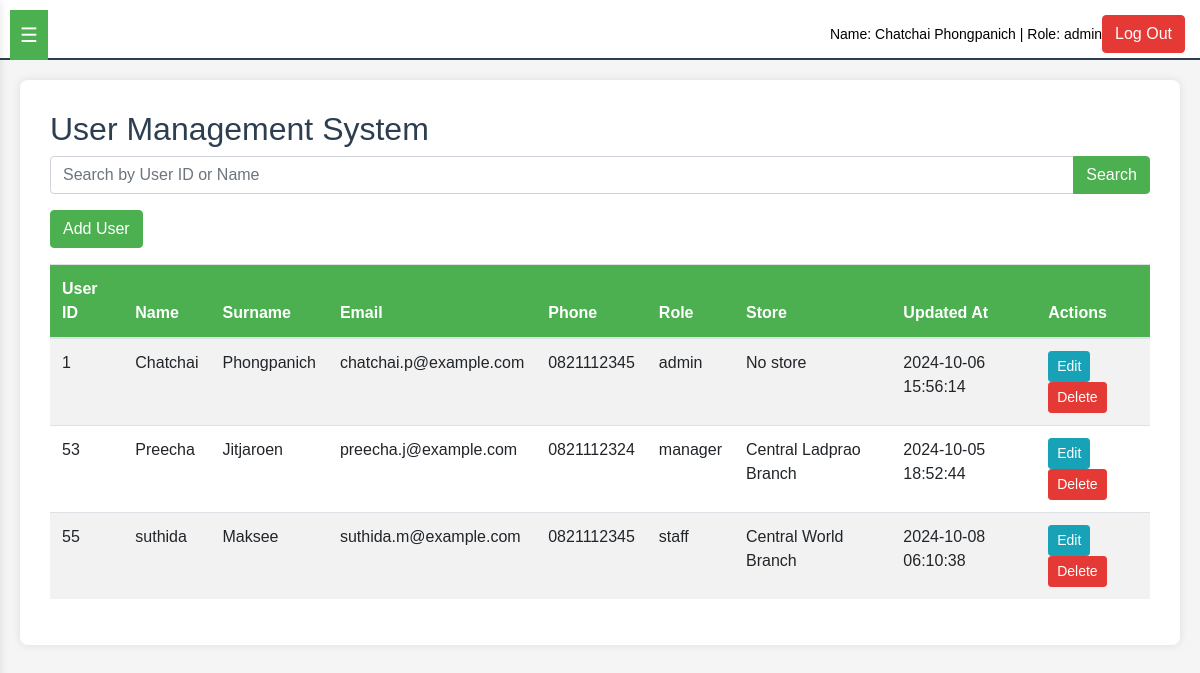
The app's page /page/admin/manage_user.php (signed in), older data.
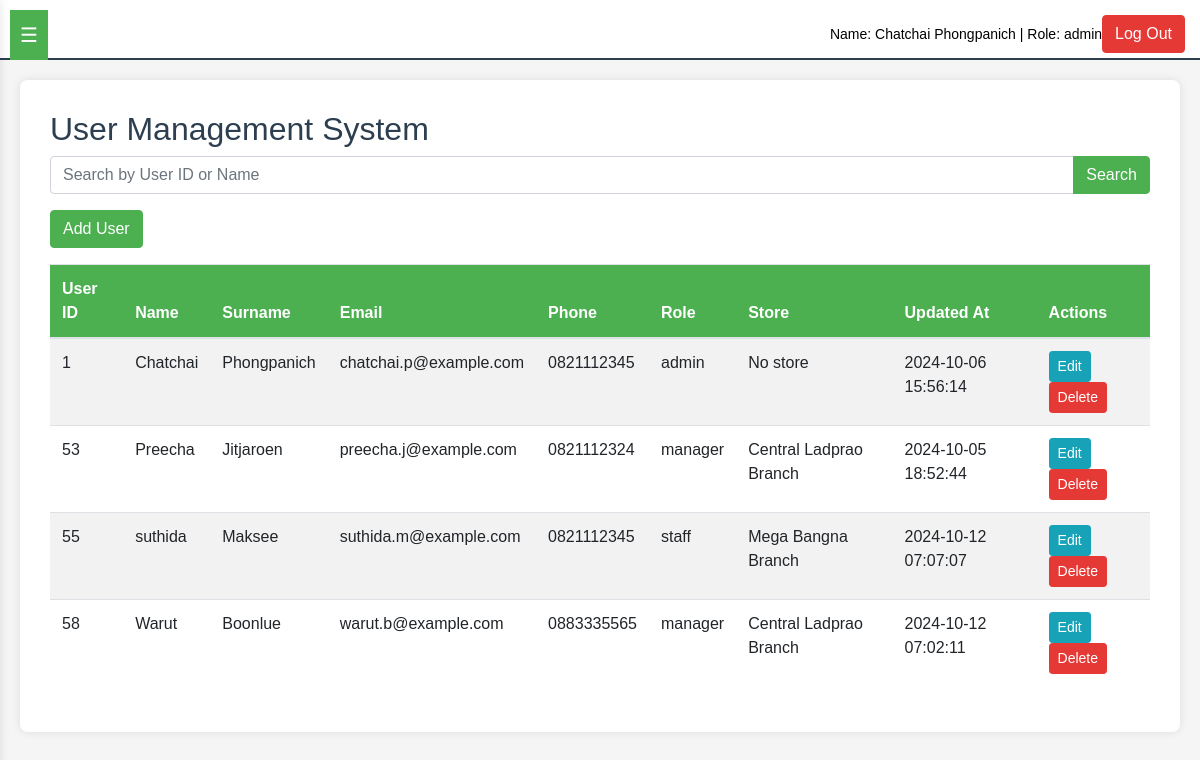
The same page, newer data.
### tables this page shows
CREATE TABLE `users` (
  `user_id` int(11) NOT NULL,
  `name` varchar(255) NOT NULL,
  `surname` varchar(255) NOT NULL,
  `email` varchar(255) NOT NULL,
  `password` varchar(255) NOT NULL,
  `tel_user` char(10) NOT NULL,
  `role` enum('admin','manager','staff') NOT NULL,
  `store_id` int(11) DEFAULT NULL,
  `reset_password` tinyint(1) DEFAULT 0,
  `update_at` timestamp NOT NULL DEFAULT current_timestamp() ON UPDATE current_timestamp()
);

CREATE TABLE `stores` (
  `store_id` int(11) NOT NULL,
  `store_name` varchar(255) NOT NULL,
  `location_id` int(11) NOT NULL,
  `tel_store` char(10) NOT NULL,
  `update_at` timestamp NOT NULL DEFAULT current_timestamp() ON UPDATE current_timestamp()
);

### page/admin/manage_user.php (the view, shortened to what this page needs)
<?php
include ('../../config/db.php');
$user_id = $_SESSION['user_id'];
$query = "SELECT u.name, u.surname, u.role, s.store_name
          FROM users u
          LEFT JOIN stores s ON u.store_id = s.store_id
          WHERE u.user_id = ?";
$stmt = $conn->prepare($query);
$stmt->bind_param("i", $user_id);
$stmt->execute();
$result = $stmt->get_result();
if ($result->num_rows > 0) {
    $user = $result->fetch_assoc();
    $name = $user['name'];
    $surname = $user['surname'];
    $role = $user['role'];
} else {
    header("Location: login.php");
    exit();
}
$search = isset($_GET['search']) ? $_GET['search'] : '';
$search_param = "%$search%";
$search_query = "SELECT u.user_id, u.name, u.surname, u.email, u.tel_user, u.role, s.store_name, u.update_at
                 FROM users u
                 LEFT JOIN stores s ON u.store_id = s.store_id
                 WHERE (u.user_id LIKE ? OR u.name LIKE ?)";
$stmt = $conn->prepare($search_query);
$stmt->bind_param("ss", $search_param, $search_param);
$stmt->execute();
$search_result = $stmt->get_result();
?>
<!DOCTYPE html>
<html lang="en">
<head>
    <link rel="stylesheet" href="https://stackpath.bootstrapcdn.com/bootstrap/4.5.2/css/bootstrap.min.css">
    <link rel="stylesheet" href="./respontive.css">
</head>
<body>
    <button id="menu-toggle">☰</button>
    <header id="banner">
        <a id="user-info">Name: <?php echo $name . ' ' . $surname; ?> | Role: <?php echo $role; ?></a>
        <button class="btn btn-danger" onclick="window.location.href='../../auth/logout.php'">Log Out</button>
    </header>
    <div class="container-fluid" id="main-content">
        <h2>User Management System</h2>
        <form action="" method="GET" class="mb-3">
            <div class="input-group">
                <input type="text" class="form-control" placeholder="Search by User ID or Name" name="search" value="<?php echo htmlspecialchars($search); ?>">
                <div class="input-group-append">
                    <button class="btn btn-primary" type="submit">Search</button>
                </div>
            </div>
        </form>
        <button type="button" class="btn btn-primary mb-3" data-toggle="modal" data-target="#addUserModal">
            Add User
        </button>
        <?php if ($search_result->num_rows > 0): ?>
        <div class="table-responsive">
            <table class="table table-striped">
                <thead>
                    <tr>
                        <th>User ID</th>
                        <th>Name</th>
                        <th>Surname</th>
                        <th>Email</th>
                        <th>Phone</th>
                        <th>Role</th>
                        <th>Store</th>
                        <th>Updated At</th>
                        <th>Actions</th>
                    </tr>
                </thead>
            <tbody>
                <?php foreach ($search_result as $user): ?>
                <tr>
                    <td><?php echo htmlspecialchars($user['user_id']); ?></td>
                    <td><?php echo htmlspecialchars($user['name']); ?></td>
                    <td><?php echo htmlspecialchars($user['surname']); ?></td>
                    <td><?php echo htmlspecialchars($user['email']); ?></td>
                    <td><?php echo htmlspecialchars($user['tel_user']); ?></td>
                    <td><?php echo htmlspecialchars($user['role']); ?></td>
                    <td><?php echo htmlspecialchars($user['store_name'] ?? 'No store'); ?></td>
                    <td><?php echo htmlspecialchars($user['update_at']); ?></td>
                    <td>
                        <button type="button" class="btn btn-sm btn-info edit-user" data-toggle="modal" data-target="#editUserModal"
                        data-user='<?php echo json_encode($user); ?>'>Edit</button>
                        <button type="button" class="btn btn-sm btn-danger delete-user" data-user-id="<?php echo $user['user_id']; ?>">Delete</button>
                    </td>
                </tr>
                <?php endforeach; ?>
            </tbody>
        </table>
        <?php else: ?>
            <div class="alert alert-warning mt-3">
                ไม่พบผู้ใช้งานที่ตรงกับคำค้นหา "<?php echo htmlspecialchars($search); ?>"
            </div>
        <?php endif; ?>
    </div>
</body>
</html>

Row changes from the older to the newer data that the page shows:
changed users "suthida": store.store_name "Central World Branch" → "Mega Bangna Branch"; update_at "2024-10-08 06:10:38" → "2024-10-12 07:07:07"
added users: user_id "58", name "Warut", surname "Boonlue", email "warut.b@example.com", tel_user "0883335565", role "manager", store.store_name "Central Ladprao Branch", update_at "2024-10-12 07:02:11"
